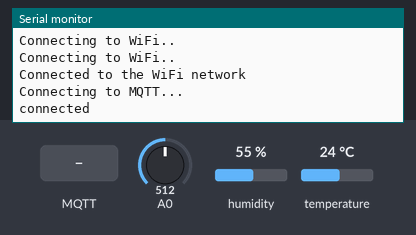
Simulated run of this sketch. Board: ESP8266 (NodeMCU). On the bench: the last lines printed to the serial monitor. The test bench sets the inputs (shaded band); at power-on: A0 = 512, humidity 55 %, temperature 24 °C. WiFi joins after 1.5 s; servers stay silent unless stated; random numbers use the default seed unless the sketch sets one; no MQTT or app messages arrive unless stated.

Above: at 2.7 s.
2.8 s: MQTT message "1" arrives on the first subscribed topic
At 4.1 s:
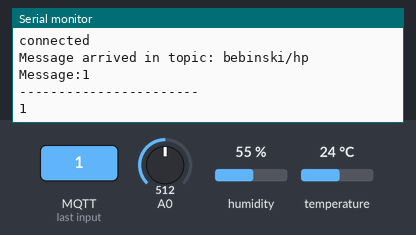
5.0 s: MQTT message "on" arrives on the first subscribed topic
At 6.6 s:
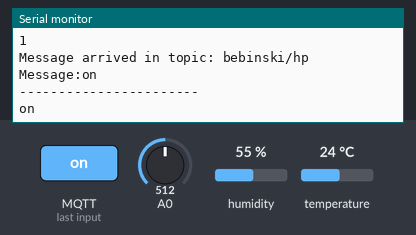
7.1 s: MQTT message "off" arrives on the first subscribed topic
At 9.0 s:
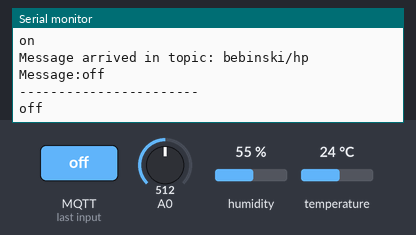

Measured:
- after the input at 2.8 s, the serial monitor: prints a new line after 0.78 s (image 1)
- after the input at 5.0 s, the serial monitor: prints a new line after 0.60 s (image 2)
- after the input at 7.1 s, the serial monitor: prints a new line after 0.53 s (image 3)

The sketch:

sensores.ino
```cpp
#include <ESP8266WiFi.h>
#include <ESP8266HTTPClient.h>
#include <PubSubClient.h>
#include <Ethernet.h>
#include <SimpleDHT.h>

int pinDHT11 = 2;                   // Este es el pin al que se conecta el sensor
SimpleDHT11 dht11;                  // Es el objeto que representa al sensor

const char* ssid = "Vuni";
const char* password =  "hola1234";
const char* mqttServer = "broker.hivemq.com";
const char* mqtt_topic = "bebinski/hp";
const int mqttPort = 1883;   // MQTT PORT

WiFiClient espClient;  // Creación de cliente WIFI
PubSubClient client(espClient); // Creación de cliente MQTT

void setup_wifi() {
  delay(100);
  Serial.print("Conectando a: ");
  Serial.println(ssid);
  WiFi.begin(ssid, password);
  while (WiFi.status() != WL_CONNECTED) {
    delay(500);
    Serial.print(".");
  }

  //Inicializador de numero aleatorios, micros,
  //devuelve los microsegundos desde que empezo a funcionar la placa arduino
  randomSeed(micros());
  Serial.println("");
  Serial.println("Coneccion WiFi realizada");
  Serial.println("IP address: ");
  Serial.println(WiFi.localIP());
}

void reconnect() {
  while (!client.connected())
  {
    Serial.print("Attempting MQTT connection...");
    String clientId = "ESP8266Client-";
    clientId += String(random(0xffff), HEX);
    if (client.connect(clientId.c_str())) {
      Serial.println("connected");
      client.subscribe(mqtt_topic);
    } else {
      Serial.print("failed, rc=");
      Serial.print(client.state());
      Serial.println(" try again in 5 seconds");
      delay(6000);
    }
  }
}

void callback(char* topic, byte* payload, unsigned int length) {
  int valor = 0;
  Serial.print("Message arrived in topic: ");
  Serial.println(topic);
  String pwmValue_str = "";
  Serial.print("Message:");
  for (int i = 0; i < length; i++) {
    Serial.print((char)payload[i]);
    pwmValue_str = pwmValue_str + (char)payload[i];
  }
  Serial.println();
  Serial.println("-----------------------");
  Serial.println(pwmValue_str);
}


void setup() {
  Serial.begin(115200);	  // baudios del dispositivo

  WiFi.begin(ssid, password);
  while (WiFi.status() != WL_CONNECTED) {
    delay(500);
    Serial.println("Connecting to WiFi..");
  }
  Serial.println("Connected to the WiFi network");
  client.setServer(mqttServer, mqttPort);
  client.setCallback(callback);
  while (!client.connected()) {
    Serial.println("Connecting to MQTT...");
    if (client.connect("ESP8266Client")) {
      Serial.println("connected");
    } else {
      Serial.print("failed with state ");
      Serial.print(client.state());
      delay(2000);
    }
  }


  client.subscribe(mqtt_topic);

}


bool activeSensors()
{
  String json = "{\"lux\":";
  int ligthSensor = analogRead(0);
  json += String(ligthSensor);
  json += ",";


  byte temperature = 0;                 // Elementos que almacenarán la indormación entragada por
  byte humidity = 0;                    // el sensor, sin ser procesadas.
  byte data[40] = {0};                  // Arreglo que contiene los datos entregados por el sensor

  if (dht11.read(pinDHT11, &temperature, &humidity, data))
  {
    return false;
  }

  json += "\"temperature\":";
  json += String((int)temperature);
  json += ",";
  json += "\"humidity\":";
  json += String((int)humidity);
  json += ",";
  json += "\"code\":";
  json += "1234";
  json += "}";

  client.publish(mqtt_topic,  (char*) json.c_str() );
  return true;
}


void loop() {
  if (!client.connected()) {
    reconnect();
  }

  client.loop();

  activeSensors();
  delay(2000);


}
```
